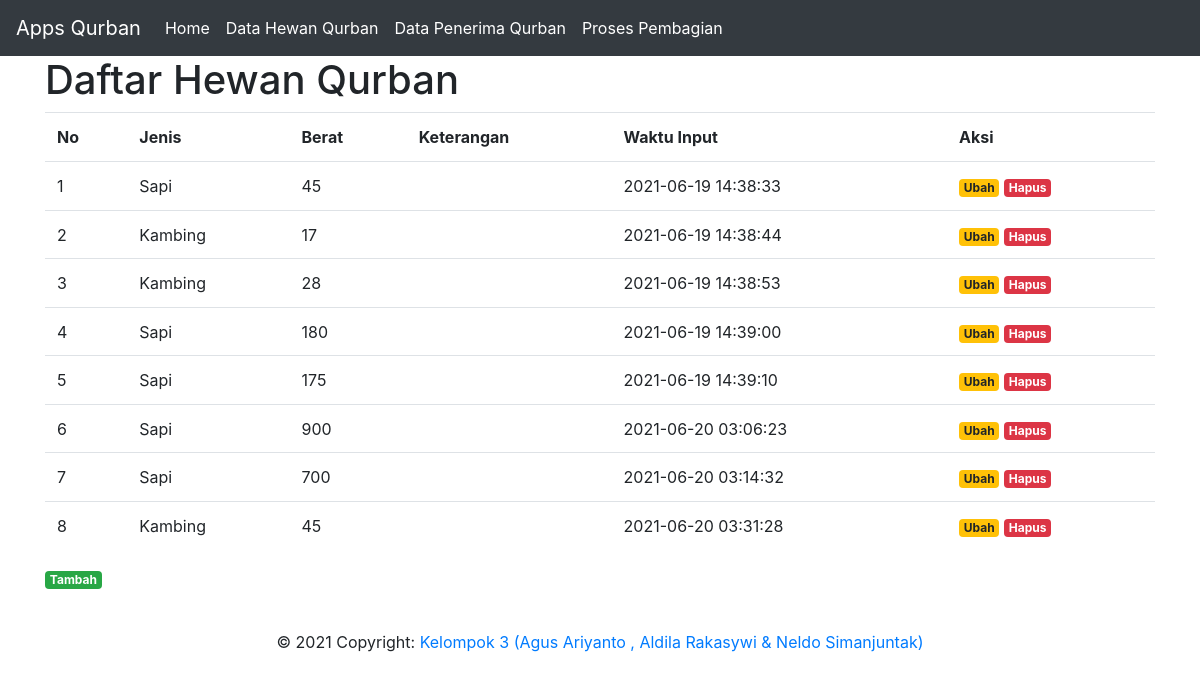
Page /hewan on the committed database.
### tables this page shows
CREATE TABLE hewan (
    id INTEGER PRIMARY KEY AUTOINCREMENT,
    created TIMESTAMP NOT NULL DEFAULT CURRENT_TIMESTAMP,
    jenis TEXT NOT NULL,
    keterangan TEXT NOT NULL,
    berat INTEGER
);

### app.py (the view)
@app.route('/hewan', methods=('GET', 'POST'))
def hewan():
    conn = get_db_connection()
    posts = conn.execute('SELECT * FROM hewan').fetchall()
    conn.close()
    return render_template('hewan.html', posts=posts)

### app.py (called while the page is built)
def get_db_connection():
    conn = sqlite3.connect('database.db')
    conn.row_factory = sqlite3.Row
    return conn

def get_jumlahhewan():
    conn = get_db_connection()
    post = conn.execute('SELECT COUNT(id) as jumlah_hewan FROM hewan').fetchone()
    conn.close()
    if post is None:
        abort(404)
    return post['jumlah_hewan']

def get_jumlahsapi():
    conn = get_db_connection()
    post = conn.execute('SELECT COUNT(id) as jumlah FROM hewan where jenis="Sapi"').fetchone()
    conn.close()
    if post is None:
        abort(404)
    return post['jumlah']

def get_jumlahkambing():
    conn = get_db_connection()
    post = conn.execute('SELECT COUNT(id) as jumlah FROM hewan where jenis="Kambing"').fetchone()
    conn.close()
    if post is None:
        abort(404)
    return post['jumlah']

def get_jumlahhewankilo():
    conn = get_db_connection()
    post = conn.execute('SELECT SUM(berat) as jumlah_hewan FROM hewan').fetchone()
    conn.close()
    if post is None:
        abort(404)
    return post['jumlah_hewan']

def get_jumlahsapikilo():
    conn = get_db_connection()
    post = conn.execute('SELECT SUM(berat) as jumlah FROM hewan where jenis="Sapi"').fetchone()
    conn.close()
    if post is None:
        abort(404)
    return post['jumlah']

def get_jumlahkambingkilo():
    conn = get_db_connection()
    post = conn.execute('SELECT SUM(berat) as jumlah FROM hewan where jenis="Kambing"').fetchone()
    conn.close()
    if post is None:
        abort(404)
    return post['jumlah']

def get_jumlahpenerima():
    conn = get_db_connection()
    post = conn.execute('SELECT COUNT(id) as jumlah FROM penerima').fetchone()
    conn.close()
    if post is None:
        abort(404)
    return post['jumlah']

def get_jumlahlayak():
    conn = get_db_connection()
    post = conn.execute('SELECT COUNT(id) as jumlah FROM penerima where layak=1').fetchone()
    conn.close()
    if post is None:
        abort(404)
    return post['jumlah']

def get_jumlahbelumlayak():
    conn = get_db_connection()
    post = conn.execute('SELECT COUNT(id) as jumlah FROM penerima where layak=0').fetchone()
    conn.close()
    if post is None:
        abort(404)
    return post['jumlah']

### templates/hewan.html
{% extends 'base.html' %}
{% block content %}
    <h1>{% block title %} Daftar Hewan Qurban {% endblock %}</h1>
    <table class="table">
        <th>No</th>
        <th>Jenis</th>
        <th>Berat</th>
        <th>Keterangan</th>
        <th>Waktu Input</th>
        <th>Aksi</th>
        {% for post in posts %}
            <tr>
                <td>{{ post['id'] }} </td>
                <td>{{ post['jenis'] }} </td>
                <td>{{ post['berat'] }} </td>
                <td>{{ post['keterangan'] }} </td>
                <td>{{ post['created'] }} </td>
                <td>
                    <a href="{{url_for('hewan_edit', id=post['id'])}}"><span class="badge badge-warning">Ubah</span></a>
                    <a href="{{ url_for('hewan_delete', id=post['id']) }}">
                        <span class="badge badge-danger" onclick="return confirm('Yakin akan hapus data?')">Hapus</span>
                    </a>
                </td>
            <tr>
         {% endfor %}
    </table>
    <a href="{{url_for('hewan_new')}}">
        <span class="badge badge-success">Tambah</span>
    </a>
{% endblock %}

### rows in the picture
hewan: id "1", jenis "Sapi", berat "45", created "2021-06-19 14:38:33"
hewan: id "2", jenis "Kambing", berat "17", created "2021-06-19 14:38:44"
hewan: id "3", jenis "Kambing", berat "28", created "2021-06-19 14:38:53"
hewan: id "4", jenis "Sapi", berat "180", created "2021-06-19 14:39:00"
hewan: id "5", jenis "Sapi", berat "175", created "2021-06-19 14:39:10"
hewan: id "6", jenis "Sapi", berat "900", created "2021-06-20 03:06:23"
hewan: id "7", jenis "Sapi", berat "700", created "2021-06-20 03:14:32"
hewan: id "8", jenis "Kambing", berat "45", created "2021-06-20 03:31:28"
